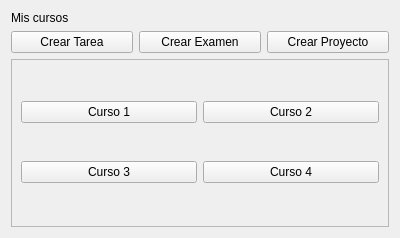
<?xml version="1.0" encoding="UTF-8"?>
<ui version="4.0">
 <class>Form</class>
 <widget class="QWidget" name="Form">
  <property name="geometry">
   <rect>
    <x>0</x>
    <y>0</y>
    <width>400</width>
    <height>238</height>
   </rect>
  </property>
  <property name="windowTitle">
   <string>Form</string>
  </property>
  <layout class="QVBoxLayout" name="verticalLayout">
   <item>
    <widget class="QLabel" name="lblTitulo">
     <property name="text">
      <string>Mis cursos</string>
     </property>
    </widget>
   </item>
   <item>
    <layout class="QHBoxLayout" name="horizontalLayout">
     <item>
      <widget class="QPushButton" name="btnCrearTarea">
       <property name="text">
        <string>Crear Tarea</string>
       </property>
      </widget>
     </item>
     <item>
      <widget class="QPushButton" name="btnCrearExamen">
       <property name="text">
        <string>Crear Examen</string>
       </property>
      </widget>
     </item>
     <item>
      <widget class="QPushButton" name="btnCrearProyecto">
       <property name="text">
        <string>Crear Proyecto</string>
       </property>
      </widget>
     </item>
    </layout>
   </item>
   <item>
    <widget class="QScrollArea" name="scrollCursos">
     <property name="widgetResizable">
      <bool>true</bool>
     </property>
     <widget class="QWidget" name="scrollAreaWidgetContents">
      <property name="geometry">
       <rect>
        <x>0</x>
        <y>0</y>
        <width>376</width>
        <height>149</height>
       </rect>
      </property>
      <layout class="QGridLayout" name="gridCursos">
       <item row="0" column="0">
        <widget class="QPushButton" name="btnCurso1">
         <property name="text">
          <string>Curso 1</string>
         </property>
        </widget>
       </item>
       <item row="2" column="1">
        <widget class="QPushButton" name="btnCurso4">
         <property name="text">
          <string>Curso 4</string>
         </property>
        </widget>
       </item>
       <item row="2" column="0">
        <widget class="QPushButton" name="btnCurso3">
         <property name="text">
          <string>Curso 3</string>
         </property>
        </widget>
       </item>
       <item row="0" column="1">
        <widget class="QPushButton" name="btnCurso2">
         <property name="text">
          <string>Curso 2</string>
         </property>
        </widget>
       </item>
      </layout>
     </widget>
    </widget>
   </item>
  </layout>
 </widget>
 <resources/>
 <connections/>
</ui>
